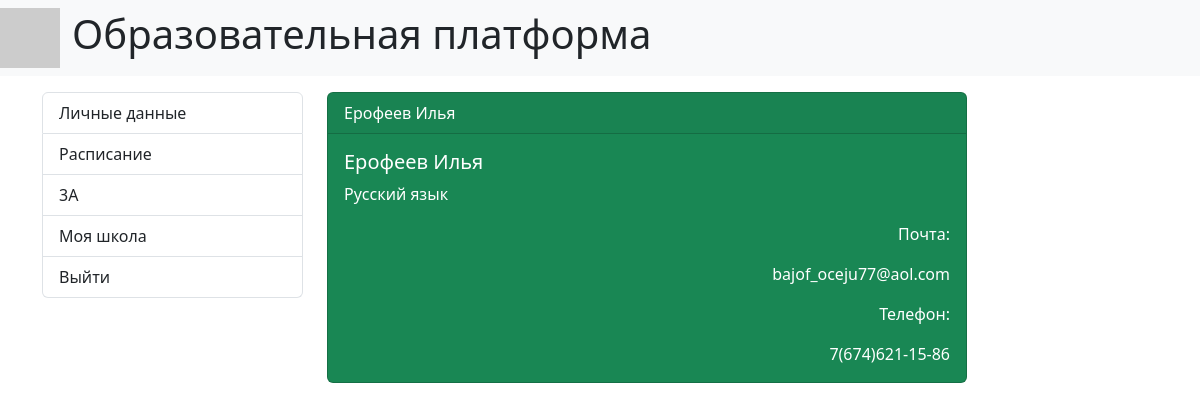
/teacher/3/, run on the app's committed database.
### core/models.py (models this page shows, shortened)
class Group(models.Model):
    name = models.CharField('Класс', max_length=10)
    teacher = models.ForeignKey('Teacher', on_delete=models.CASCADE, null=True)
    school = models.ForeignKey('School', on_delete=models.CASCADE, null=True)
    class Meta:
        verbose_name = 'Класс'
        verbose_name_plural = 'Класс'

class Teacher(models.Model):
    surname = models.CharField('Фамилия', max_length=250)
    name = models.CharField('Имя', max_length=250)
    lastname = models.CharField('Отчество', max_length=250, null=True)
    phone = models.CharField('Номер телефона', max_length=50, null=True)
    email = models.CharField('Электронная почта', max_length=50, default='email')
    login = models.CharField('Логин', max_length=150, default='login')
    password = models.CharField('Пароль', max_length=150, default='password')
    school = models.ForeignKey('School', on_delete=models.CASCADE, null=True)
    subject = models.ForeignKey('Subject', on_delete=models.CASCADE, null=True)
    class Meta:
        verbose_name = 'Учитель'
        verbose_name_plural = 'Учитель'

class Subject(models.Model):
    name = models.CharField('Предмет', max_length=100)
    class Meta:
        verbose_name = 'Предмет'
        verbose_name_plural = 'Предмет'

### core/views.py (the view)
# urls.py: path('teacher/<int:pk>/', views.TeacherDetail.as_view(), name='teacher'),
class TeacherDetail(DetailView):
    model = models.Teacher
    template_name = 'core/teacher.html'
    def get_context_data(self, **kwargs):
        context = super().get_context_data(**kwargs)
        teacher = models.Teacher.objects.get(pk=self.kwargs['pk'])
        groups = models.Group.objects.filter(teacher=self.kwargs['pk'])
        context['teacher'] = teacher
        context['groups'] = groups
        return context

### core/templates/core/teacher.html
{% extends 'base.html' %}
{% block sidebar %}
{% include 'inc/_teacher_sidebar.html' %}
{% endblock %}
{% block content %}
<div class="col-md-9">
    <div class="card text-bg-success mb-3" style="max-width: 40rem;">
        <div class="card-header"> {{ teacher.surname }} {{ teacher.name }}</div>
        <div class="card-body">
            <h5 class="card-title"> {{ teacher.surname }} {{ teacher.name }} </h5>
            <p class="card-text"> {{ teacher.subject.name }} </p>
            <p class="card-text text-end"> Почта: </p>
            <p class="card-text text-end"> {{ teacher.email }} </p>
            <p class="card-text text-end"> Телефон: </p>
            <p class="card-text text-end"> {{ teacher.phone }} </p>
        </div>
    </div>
</div>
{% endblock %}

### templates/inc/_teacher_sidebar.html
<div class="col-md-3">
    <ul class="list-group">
        {% if teacher %}
        <a href="{% url 'teacher' teacher.pk %}" class="list-group-item"> Личные данные </a>
        <a href="{% url 'schedule' teacher.pk %}" class="list-group-item"> Расписание </a>
        {% for group in groups %}
            <a href="{% url 'group' group.pk %}" class="list-group-item"> {{ group.name }} </a>
        {% endfor %}
        <a href="{% url 'school' teacher.pk %}" class="list-group-item"> Моя школа </a>
        {% endif %}
        <a href="{% url 'home' %}" class="list-group-item"> Выйти </a>
    </ul>
</div>

### data on the page
Group: name "3А"
Teacher: surname "Ерофеев", name "Илья", subject.name "Русский язык", email "bajof_oceju77@aol.com", phone "7(674)621-15-86"
